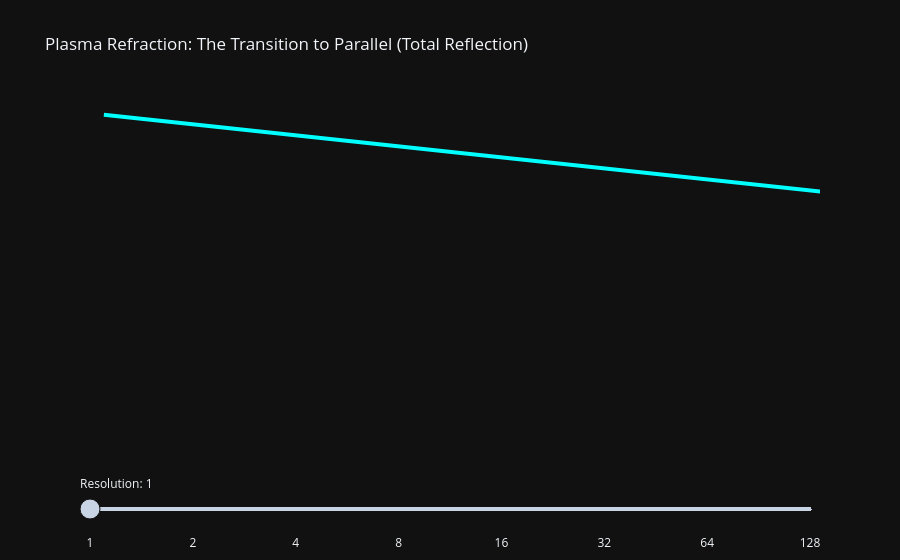

The notebook cell saved with this chart:
### Code cell
import numpy as np
import plotly.graph_objects as go



def calculate_turning_path(num_layers, total_h=10, n_start=1.0, n_end=0.1):
    """Calculates a ray that bends from an initial angle to a horizontal path."""
    theta_init_rad = np.radians(25) # Starts at 25 degrees from the normal
    n_values = np.linspace(n_start, n_end, num_layers + 1)
    dy = total_h / num_layers
    
    # Start at the top edge (Y=5)
    x = [0]
    y = [total_h / 2]
    
    curr_x, curr_y = 0, total_h / 2
    curr_theta = theta_init_rad
    is_parallel = False

    for i in range(num_layers):
        if not is_parallel:
            # Snell's Law: n1 * sin(t1) = n2 * sin(t2)
            # Rearranged: sin(t2) = (n_in / n_out) * sin(t1)
            sin_out = (n_values[i] * np.sin(curr_theta)) / n_values[i+1]
            
            if sin_out >= 1.0:
                # Critical angle reached! Ray turns parallel.
                is_parallel = True
                # Move to the boundary where it turned
                curr_x += dy * np.tan(np.radians(85)) # Near-parallel step
                curr_y -= dy
            else:
                curr_theta = np.arcsin(sin_out)
                curr_x += dy * np.tan(curr_theta)
                curr_y -= dy
            
            x.append(curr_x)
            y.append(curr_y)
        else:
            # Ray is now parallel; keep the same Y and move to the right edge
            pass 

    # Final horizontal extension to the edge of the graph
    x.append(30)
    y.append(y[-1])
        
    return x, y

# --- 1. Prepare Plotly Steps ---
resolutions = [1, 2, 4, 8, 16, 32, 64, 128]
fig = go.Figure()

for i, res in enumerate(resolutions):
    xr, yr = calculate_turning_path(res)
    fig.add_trace(go.Scatter(
        x=xr, y=yr, mode='lines',
        line=dict(color='cyan', width=4, shape='spline' if res > 20 else 'linear'),
        visible=(i == 0)
    ))

# --- 2. Generate Gradient Blocks ---
all_shape_sets = []
for res in resolutions:
    dy = 10 / res
    shapes = []
    for j in range(res):
        shapes.append(dict(
            type="rect", x0=-2, x1=30, y0=5-(j+1)*dy, y1=5-j*dy,
            fillcolor="purple", opacity=min(0.05 + (j/res)*0.4, 0.5),
            line=dict(color="rgba(255,255,255,0.1)", width=0.5 if res < 32 else 0),
            layer="below"
        ))
    all_shape_sets.append(shapes)

# --- 3. Slider Setup ---
steps = []
for i in range(len(resolutions)):
    steps.append(dict(
        method="update", label=str(resolutions[i]),
        args=[{"visible": [j == i for j in range(len(resolutions))]},
              {"shapes": all_shape_sets[i]}]
    ))

# --- 4. Layout ---
fig.update_layout(
    title="Plasma Refraction: The Transition to Parallel (Total Reflection)",
    template="plotly_dark",
    xaxis=dict(visible=False, range=[-1, 30]),
    yaxis=dict(visible=False, range=[-5.5, 5.5]),
    sliders=[dict(active=0, steps=steps, currentvalue={"prefix": "Resolution: "}, pad={"t": 50})]
)

fig.show()
